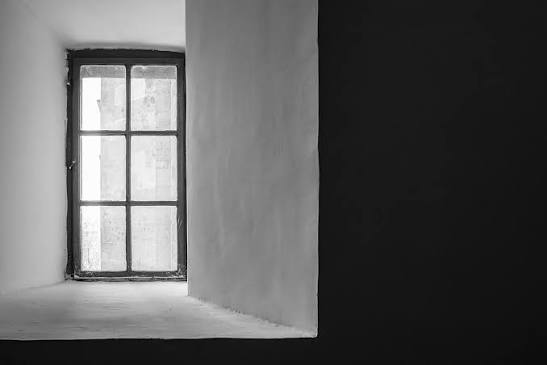
#> input picture images.jpg, 547 x 365 px
$ python gorev7.py
#> lines starting #> are read from the running program, lines starting #| are printed output that depends on the picture; after the words box and inside, x2 and y2 are one past the last pixel; in counts of white or black regions, pixels touching at a corner belong together
import cv2
import time

# 1. Fotoğrafı gri tonlamalı oku[cite: 1]
img = cv2.imread('images.jpg', cv2.IMREAD_GRAYSCALE)
#> img is the input picture: shape (365, 547); min 0, max 255, mean 92.4

if img is None:
    print("Hata: images.jpg bulunamadı!")
else:
    # 2. CANNY KENAR TESPİTİ (Çok basit tek satır)
    # 100: Alt eşik değeri, 200: Üst eşik değeri
    t0 = time.time()
    canny_kenarlar = cv2.Canny(img, 100, 200)
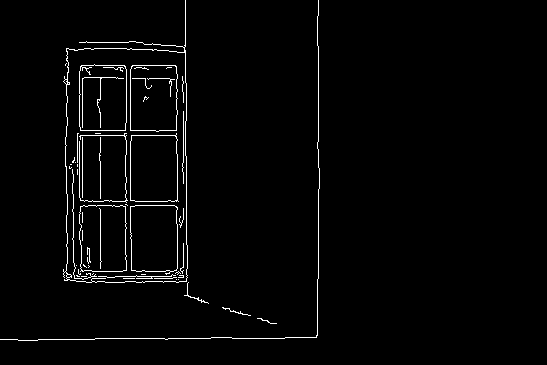
#> canny_kenarlar: shape (365, 547); 2.1% white in thin lines or dots, all inside (x1, y1, x2, y2) = (0, 0, 320, 341)
    canny_sure = (time.time() - t0) * 1000

    print(f"Canny Calisma Suresi: {canny_sure:.2f} ms")

    # 3. Ekranda göster
    cv2.imshow("Orijinal Resim", img)
    cv2.imshow("Canny Kenar Tespiti", canny_kenarlar)

    cv2.waitKey(0)
    cv2.destroyAllWindows()

$ run again, with wall_street.jpg copied over images.jpg
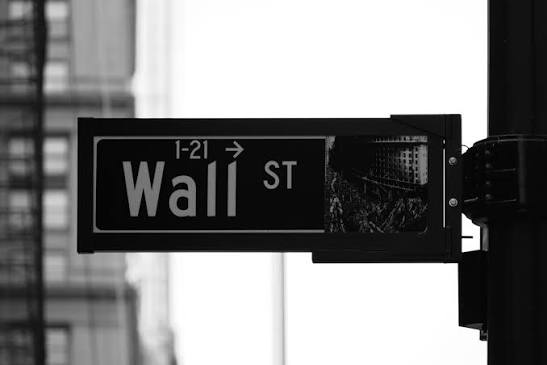
#> input picture wall_street.jpg, 547 x 365 px
#> img is the input picture: shape (365, 547); min 0, max 255, mean 128.8
#> `canny_kenarlar = cv2.Canny(img, 100, 200)`:
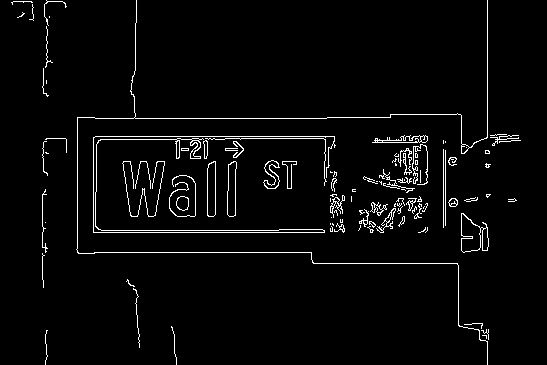
#> canny_kenarlar: shape (365, 547); 3.3% white in thin lines or dots
